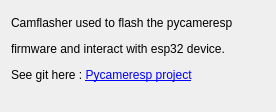
<?xml version="1.0" encoding="UTF-8"?>
<ui version="4.0">
 <class>DialogAbout</class>
 <widget class="QDialog" name="DialogAbout">
  <property name="geometry">
   <rect>
    <x>0</x>
    <y>0</y>
    <width>276</width>
    <height>112</height>
   </rect>
  </property>
  <property name="windowTitle">
   <string>About camflasher</string>
  </property>
  <layout class="QGridLayout" name="gridLayout">
   <item row="0" column="0">
    <widget class="QLabel" name="text">
     <property name="text">
      <string>&lt;html&gt;&lt;head/&gt;&lt;body&gt;&lt;p align=&quot;justify&quot;&gt;Camflasher used to flash the pycameresp&lt;/p&gt;&lt;p align=&quot;justify&quot;&gt; firmware and interact with esp32 device. &lt;/p&gt;&lt;p align=&quot;justify&quot;&gt;See git here : &lt;a href=&quot;https://github.com/remibert/pycameresp&quot;&gt;&lt;span style=&quot; text-decoration: underline; color:#0000ff;&quot;&gt;Pycameresp project&lt;/span&gt;&lt;/a&gt;&lt;br/&gt;&lt;/p&gt;&lt;/body&gt;&lt;/html&gt;</string>
     </property>
     <property name="textFormat">
      <enum>Qt::RichText</enum>
     </property>
     <property name="alignment">
      <set>Qt::AlignCenter</set>
     </property>
     <property name="openExternalLinks">
      <bool>false</bool>
     </property>
     <property name="textInteractionFlags">
      <set>Qt::LinksAccessibleByKeyboard|Qt::LinksAccessibleByMouse</set>
     </property>
    </widget>
   </item>
  </layout>
 </widget>
 <resources/>
 <connections/>
</ui>
